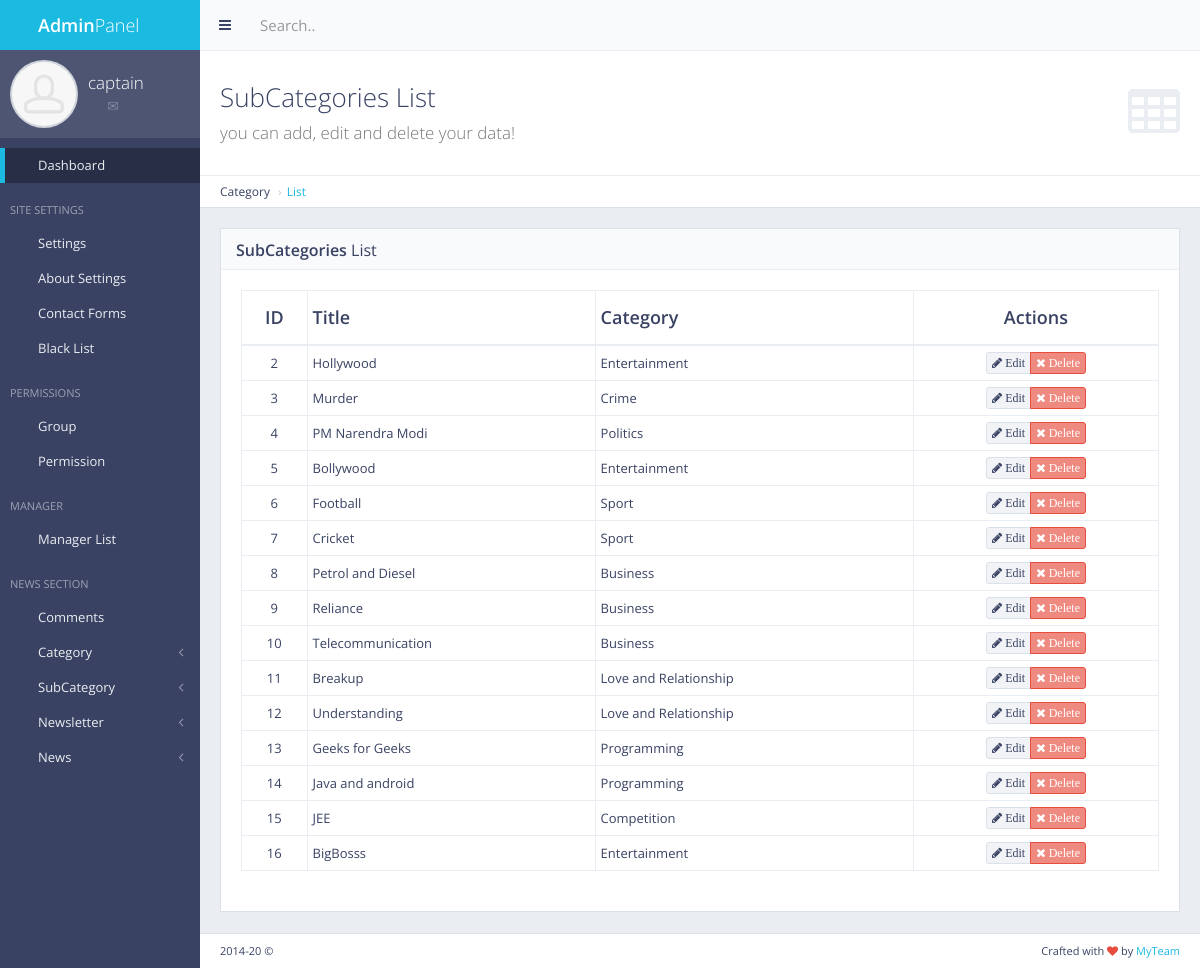
/panel/subcategory/list/ (signed in), run on the app's committed database.
### subcat/models.py (models this page shows, shortened)
class SubCat(models.Model):
    name = models.CharField(max_length=50)
    catname = models.CharField(max_length=50)
    catid = models.IntegerField()

### subcat/views.py (the view)
# urls.py: path('panel/subcategory/list/', views.subcat_list, name= 'subcat_list'),
def subcat_list(request):
    if not request.user.is_authenticated:
        return redirect('mylogin')
    subcat = SubCat.objects.all()
    return render(request, 'back/subcat_list.html', {'subcat':subcat})

### main/templatetags/extera_auth.py (called while the page is built)
@register.filter(name='has_group')
def has_group(user, group_name):
    return user.groups.filter(name=group_name).exists()

### main/templates/back/subcat_list.html (shortened to what this page needs)
{% extends 'back/master.html' %}
{% load static %}
{% block mainblock %}
   <div class="content-header">
    <div class="header-section">
        <h1>
            <i class="fa fa-table"></i>SubCategories List<br><small>you can add, edit and delete your data!</small>
        </h1>
    </div>
</div>
<ul class="breadcrumb breadcrumb-top">
    <li>Category</li>
    <li><a href="/panel/subcategory/list/">List</a></li>
</ul>
  <div class="block full">
    <div class="block-title">
        <h2><strong>SubCategories</strong> List</h2>
    </div>
    <div class="table-responsive">
        <table id="example-datatable" class="table table-vcenter table-condensed table-bordered">
            <thead>
                <tr>
                    <th class="text-center">ID</th>
                    <th>Title</th>
                    <th>Category</th>
                    <th class="text-center">Actions</th>
                </tr>
            </thead>
            <tbody>
                {% for cc in subcat %}
                <tr>
                    <td class="text-center">{{cc.pk}}</td>
                    <td>{{cc.name}}</td>
                    <td>{{cc.catname}}</td>
                    <td class="text-center">
                        <div class="btn-group">
                            <a href="javascript:void(0)" data-toggle="tooltip" title="Edit" class="btn btn-xs btn-default"><i class="fa fa-pencil"> Edit</i></a>
                            <a href="{%url 'news_delete' pk=cc.pk %}" data-toggle="tooltip" title="Delete" class="btn btn-xs btn-danger"><i class="fa fa-times"> Delete</i></a>
                        </div>
                    </td>
                </tr>
               {% endfor %}
            </tbody>
        </table>
    </div>
</div>
{% endblock %}

### main/templates/back/master.html (shortened to what this page needs)
{% load static %}
{% load extera_auth %}
{% if user.is_authenticated %}
<!DOCTYPE html>
 <html class="no-js" lang="en">
    <head>
        <link rel="stylesheet" href="{%static 'back/css/bootstrap.min.css' %}">
        <link rel="stylesheet" href="{%static 'back/css/plugins.css' %}">
        <link rel="stylesheet" href="{%static 'back/css/main.css' %}">
        <link rel="stylesheet" href="{%static 'back/css/themes.css' %}">
    </head>
    <body>
        <div id="page-wrapper">
            <div id="page-container" class="sidebar-partial sidebar-visible-lg sidebar-no-animations">
                <div id="sidebar">
                    <div id="sidebar-scroll">
                        <div class="sidebar-content">
                            <a href="/panel" class="sidebar-brand">
                                <i class="gi gi-flash"></i><span class="sidebar-nav-mini-hide"><strong>Admin</strong>Panel</span>
                            </a>
                            <div class="sidebar-section sidebar-user clearfix sidebar-nav-mini-hide">
                                <div class="sidebar-user-avatar">
                                    <a href="page_ready_user_profile.html">
                                        <img src="{%static 'back/img/placeholders/avatars/avatar2.jpg' %}" alt="avatar">
                                    </a>
                                </div>
                                <div class="sidebar-user-name">{{request.user}}</div>
                                <div class="sidebar-user-links">
                                    <a href="page_ready_user_profile.html" data-toggle="tooltip" data-placement="bottom" title="Profile"><i class="gi gi-user"></i></a>
                                    <a href="page_ready_inbox.html" data-toggle="tooltip" data-placement="bottom" title="Messages"><i class="gi gi-envelope"></i></a>
                                    <a href="/panel/change/pass/" class="enable-tooltip" data-placement="bottom" title="Settings" ><i class="gi gi-cogwheel"></i></a>
                                    <a href="/logout" data-toggle="tooltip" data-placement="bottom" title="Logout"><i class="gi gi-exit"></i></a>
                                </div>
                            </div>
                            <ul class="sidebar-nav">
                                {% if perms.main.master_user %}
                                <li>
                                    <a href="/panel" class=" active"><i class="gi gi-stopwatch sidebar-nav-icon"></i><span class="sidebar-nav-mini-hide">Dashboard</span></a>
                                </li>
                                <li class="sidebar-header">
                                    <span class="sidebar-header-options clearfix"><a href="javascript:void(0)" data-toggle="tooltip" title="Quick Settings"><i class="gi gi-settings"></i></a></span>
                                    <span class="sidebar-header-title">Site Settings</span>
                                </li>
                                <li>
                                    <a href="/panel/setting/" class=""><i class="gi gi-show_big_thumbnails sidebar-nav-icon"></i><span class="sidebar-nav-mini-hide">Settings</span></a>
                                </li>
                                <li>
                                        <a href="/panel/about/setting/" class=""><i class="gi gi-show_big_thumbnails sidebar-nav-icon"></i><span class="sidebar-nav-mini-hide">About Settings</span></a>
                                    </li>
                                    <li>
                                        <a href="/panel/contactform/" class=""><i class="gi gi-show_big_thumbnails sidebar-nav-icon"></i><span class="sidebar-nav-mini-hide">Contact Forms</span></a>
                                    </li>
                                        <li>
                                                <a href="/blacklist/" class=""><i class="gi gi-show_big_thumbnails sidebar-nav-icon"></i><span class="sidebar-nav-mini-hide">Black List</span></a>
                                            </li>
                                {% endif %}
                                    {% if request.user|has_group:"masteruser" %}
                                    <li class="sidebar-header">
                                        <span class="sidebar-header-options clearfix"><a href="javascript:void(0)" data-toggle="tooltip" title="Quick Settings"><i class="gi gi-settings"></i></a></span>
                                        <span class="sidebar-header-title">Permissions</span>
                                    </li>
                                    <li>
                                        <a href="/panel/manager/group/" class=""><i class="gi gi-show_big_thumbnails sidebar-nav-icon"></i><span class="sidebar-nav-mini-hide">Group</span></a>
                                    </li>
                                    <li>
                                            <a href="/panel/manager/perms/" class=""><i class="gi gi-show_big_thumbnails sidebar-nav-icon"></i><span class="sidebar-nav-mini-hide">Permission</span></a>
                                        </li>
                                    <li class="sidebar-header">
                                        <span class="sidebar-header-options clearfix"><a href="javascript:void(0)" data-toggle="tooltip" title="Quick Settings"><i class="gi gi-settings"></i></a></span>
                                        <span class="sidebar-header-title">Manager</span>
                                    </li>
                                    <li>
                                        <a href="/panel/manager/list/" class=""><i class="gi gi-show_big_thumbnails sidebar-nav-icon"></i><span class="sidebar-nav-mini-hide">Manager List</span></a>
                                    </li>
                                {% endif %}
                                <li class="sidebar-header">
                                    <span class="sidebar-header-options clearfix"><a href="javascript:void(0)" data-toggle="tooltip" title="Quick Settings"><i class="gi gi-settings"></i></a></span>
                                    <span class="sidebar-header-title">News Section</span>
                                </li>
                                <li>
                                    <a href="/comments/list/" class=""><i class="gi gi-show_big_thumbnails sidebar-nav-icon"></i><span class="sidebar-nav-mini-hide">Comments</span></a>
                                </li>
                                <li>
                                        <a href="#" class="sidebar-nav-menu"><i class="fa fa-angle-left sidebar-nav-indicator sidebar-nav-mini-hide"></i><i class="gi gi-show_big_thumbnails sidebar-nav-icon"></i><span class="sidebar-nav-mini-hide">Category</span></a>
                                    </li>
                                    <li>
                                        <a href="#" class="sidebar-nav-menu"><i class="fa fa-angle-left sidebar-nav-indicator sidebar-nav-mini-hide"></i><i class="gi gi-show_big_thumbnails sidebar-nav-icon"></i><span class="sidebar-nav-mini-hide">SubCategory</span></a>
                                    </li>
                                    <li>
                                            <a href="#" class="sidebar-nav-menu"><i class="fa fa-angle-left sidebar-nav-indicator sidebar-nav-mini-hide"></i><i class="gi gi-show_big_thumbnails sidebar-nav-icon"></i><span class="sidebar-nav-mini-hide">Newsletter</span></a>
                                        </li>
                                <li>
                                    <a href="#" class="sidebar-nav-menu"><i class="fa fa-angle-left sidebar-nav-indicator sidebar-nav-mini-hide"></i><i class="gi gi-show_big_thumbnails sidebar-nav-icon"></i><span class="sidebar-nav-mini-hide">News</span></a>
                                </li>
                            </ul>
                        </div>
                    </div>
                </div>
                <div id="main-container">
                    <header class="navbar navbar-default">
                        <ul class="nav navbar-nav-custom">
                            <li>
                                <a href="javascript:void(0)" onclick="App.sidebar('toggle-sidebar');this.blur();">
                                    <i class="fa fa-bars fa-fw"></i>
                                </a>
                            </li>
                        </ul>
                        <form action="page_ready_search_results.html" method="post" class="navbar-form-custom">
                            <div class="form-group">
                                <input type="text" id="top-search" name="top-search" class="form-control" placeholder="Search..">
                            </div>
                        </form>
                    </header>
                    <div id="page-content">
                    {% block mainblock %}
                    {% endblock %}
                    </div>
                    <footer class="clearfix">
                        <div class="pull-right">
                            Crafted with <i class="fa fa-heart text-danger"></i> by <a href="#" target="_blank">MyTeam</a>
                        </div>
                        <div class="pull-left">
                            <span id="year-copy"></span> &copy;
                        </div>
                    </footer>
                </div>
            </div>
        </div>
    </body>
</html>
{% else %}
Please Login
{% endif %}

### data on the page
SubCat: pk "2", name "Hollywood", catname "Entertainment"
SubCat: pk "3", name "Murder", catname "Crime"
SubCat: pk "4", name "PM Narendra Modi", catname "Politics"
SubCat: pk "5", name "Bollywood", catname "Entertainment"
SubCat: pk "6", name "Football", catname "Sport"
SubCat: pk "7", name "Cricket", catname "Sport"
SubCat: pk "8", name "Petrol and Diesel", catname "Business"
SubCat: pk "9", name "Reliance", catname "Business"
SubCat: pk "10", name "Telecommunication", catname "Business"
SubCat: pk "11", name "Breakup", catname "Love and Relationship"
SubCat: pk "12", name "Understanding", catname "Love and Relationship"
SubCat: pk "13", name "Geeks for Geeks", catname "Programming"
SubCat: pk "14", name "Java and android", catname "Programming"
SubCat: pk "15", name "JEE", catname "Competition"
SubCat: pk "16", name "BigBosss", catname "Entertainment"

### other printed values
{{ request.user }} "captain"
